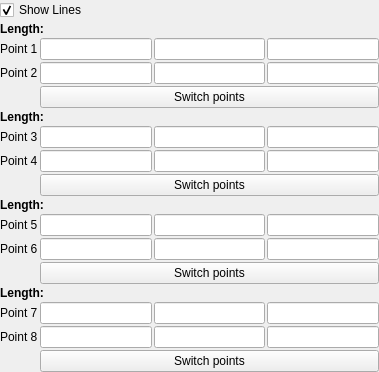
<?xml version="1.0" encoding="UTF-8"?>
<!-- SPDX-FileCopyrightText: Copyright (c) Kitware Inc. -->
<!-- SPDX-License-Identifier: BSD-3-Clause -->
<ui version="4.0">
 <class>FourLinesPropertyWidget</class>
 <widget class="QWidget" name="FourLinesPropertyWidget">
  <property name="geometry">
   <rect>
    <x>0</x>
    <y>0</y>
    <width>379</width>
    <height>189</height>
   </rect>
  </property>
  <property name="windowTitle">
   <string>Form</string>
  </property>
  <layout class="QGridLayout" name="gridLayout">
   <property name="margin">
    <number>0</number>
   </property>
   <property name="spacing">
    <number>2</number>
   </property>
   <item row="3" column="0">
    <widget class="QLabel" name="labelPoint1">
     <property name="text">
      <string>Point 1</string>
     </property>
     <property name="wordWrap">
      <bool>true</bool>
     </property>
    </widget>
   </item>
   <item row="3" column="1">
    <widget class="pqDoubleLineEdit" name="point1X"/>
   </item>
   <item row="3" column="2">
    <widget class="pqDoubleLineEdit" name="point1Y"/>
   </item>
   <item row="3" column="3">
    <widget class="pqDoubleLineEdit" name="point1Z"/>
   </item>
   <item row="4" column="0">
    <widget class="QLabel" name="labelPoint2">
     <property name="text">
      <string>Point 2</string>
     </property>
     <property name="wordWrap">
      <bool>true</bool>
     </property>
    </widget>
   </item>
   <item row="4" column="1">
    <widget class="pqDoubleLineEdit" name="point2X"/>
   </item>
   <item row="4" column="2">
    <widget class="pqDoubleLineEdit" name="point2Y"/>
   </item>
   <item row="4" column="3">
    <widget class="pqDoubleLineEdit" name="point2Z"/>
   </item>
   <item row="5" column="1" colspan="3">
    <widget class="QPushButton" name="switchL1">
      <property name="text">
       <string>Switch points</string>
      </property>
     </widget>
   </item>
   <item row="7" column="0">
    <widget class="QLabel" name="labelPoint3">
     <property name="text">
      <string>Point 3</string>
     </property>
     <property name="wordWrap">
      <bool>true</bool>
     </property>
    </widget>
   </item>
   <item row="7" column="1">
    <widget class="pqDoubleLineEdit" name="point3X"/>
   </item>
   <item row="7" column="2">
    <widget class="pqDoubleLineEdit" name="point3Y"/>
   </item>
   <item row="7" column="3">
    <widget class="pqDoubleLineEdit" name="point3Z"/>
   </item>
   <item row="8" column="0">
    <widget class="QLabel" name="labelPoint4">
     <property name="text">
      <string>Point 4</string>
     </property>
     <property name="wordWrap">
      <bool>true</bool>
     </property>
    </widget>
   </item>
   <item row="8" column="1">
    <widget class="pqDoubleLineEdit" name="point4X"/>
   </item>
   <item row="8" column="2">
    <widget class="pqDoubleLineEdit" name="point4Y"/>
   </item>
   <item row="8" column="3">
    <widget class="pqDoubleLineEdit" name="point4Z"/>
   </item>
   <item row="9" column="1" colspan="3">
    <widget class="QPushButton" name="switchL2">
      <property name="text">
       <string>Switch points</string>
      </property>
     </widget>
   </item>
   <item row="11" column="0">
    <widget class="QLabel" name="labelPoint5">
     <property name="text">
      <string>Point 5</string>
     </property>
     <property name="wordWrap">
      <bool>true</bool>
     </property>
    </widget>
   </item>
   <item row="11" column="1">
    <widget class="pqDoubleLineEdit" name="point5X"/>
   </item>
   <item row="11" column="2">
    <widget class="pqDoubleLineEdit" name="point5Y"/>
   </item>
   <item row="11" column="3">
    <widget class="pqDoubleLineEdit" name="point5Z"/>
   </item>
   <item row="12" column="0">
    <widget class="QLabel" name="labelPoint6">
     <property name="text">
      <string>Point 6</string>
     </property>
     <property name="wordWrap">
      <bool>true</bool>
     </property>
    </widget>
   </item>
   <item row="12" column="1">
    <widget class="pqDoubleLineEdit" name="point6X"/>
   </item>
   <item row="12" column="2">
    <widget class="pqDoubleLineEdit" name="point6Y"/>
   </item>
   <item row="12" column="3">
    <widget class="pqDoubleLineEdit" name="point6Z"/>
   </item>
   <item row="13" column="1" colspan="3">
    <widget class="QPushButton" name="switchL3">
      <property name="text">
       <string>Switch points</string>
      </property>
     </widget>
   </item>
   <item row="15" column="0">
    <widget class="QLabel" name="labelPoint7">
     <property name="text">
      <string>Point 7</string>
     </property>
     <property name="wordWrap">
      <bool>true</bool>
     </property>
    </widget>
   </item>
   <item row="15" column="1">
    <widget class="pqDoubleLineEdit" name="point7X"/>
   </item>
   <item row="15" column="2">
    <widget class="pqDoubleLineEdit" name="point7Y"/>
   </item>
   <item row="15" column="3">
    <widget class="pqDoubleLineEdit" name="point7Z"/>
   </item>
   <item row="16" column="0">
    <widget class="QLabel" name="labelPoint8">
     <property name="text">
      <string>Point 8</string>
     </property>
     <property name="wordWrap">
      <bool>true</bool>
     </property>
    </widget>
   </item>
   <item row="16" column="1">
    <widget class="pqDoubleLineEdit" name="point8X"/>
   </item>
   <item row="16" column="2">
    <widget class="pqDoubleLineEdit" name="point8Y"/>
   </item>
   <item row="16" column="3">
    <widget class="pqDoubleLineEdit" name="point8Z"/>
   </item>
   <item row="17" column="1" colspan="3">
    <widget class="QPushButton" name="switchL4">
      <property name="text">
       <string>Switch points</string>
      </property>
     </widget>
   </item>
   <item row="1" column="0" colspan="3">
    <widget class="QCheckBox" name="show3DWidget">
     <property name="text">
      <string>Show Lines</string>
     </property>
     <property name="checked">
      <bool>true</bool>
     </property>
    </widget>
   </item>
   <item row="2" column="0" colspan="4">
    <widget class="QLabel" name="labelLength1">
     <property name="text">
      <string>Length: </string>
     </property>
     <property name="font">
      <font>
       <weight>63</weight>
      </font>
     </property>
    </widget>
   </item>
   <item row="6" column="0" colspan="4">
    <widget class="QLabel" name="labelLength2">
     <property name="text">
      <string>Length: </string>
     </property>
     <property name="font">
      <font>
       <weight>63</weight>
      </font>
     </property>
    </widget>
   </item>
   <item row="10" column="0" colspan="4">
    <widget class="QLabel" name="labelLength3">
     <property name="text">
      <string>Length: </string>
     </property>
     <property name="font">
      <font>
       <weight>63</weight>
      </font>
     </property>
    </widget>
   </item>
   <item row="14" column="0" colspan="4">
    <widget class="QLabel" name="labelLength4">
     <property name="text">
      <string>Length: </string>
     </property>
     <property name="font">
      <font>
       <weight>63</weight>
      </font>
     </property>
    </widget>
   </item>
  </layout>
 </widget>
 <customwidgets>
  <customwidget>
   <class>pqDoubleLineEdit</class>
   <extends>QLineEdit</extends>
   <header>pqDoubleLineEdit.h</header>
  </customwidget>
 </customwidgets>
 <resources/>
 <connections/>
</ui>
